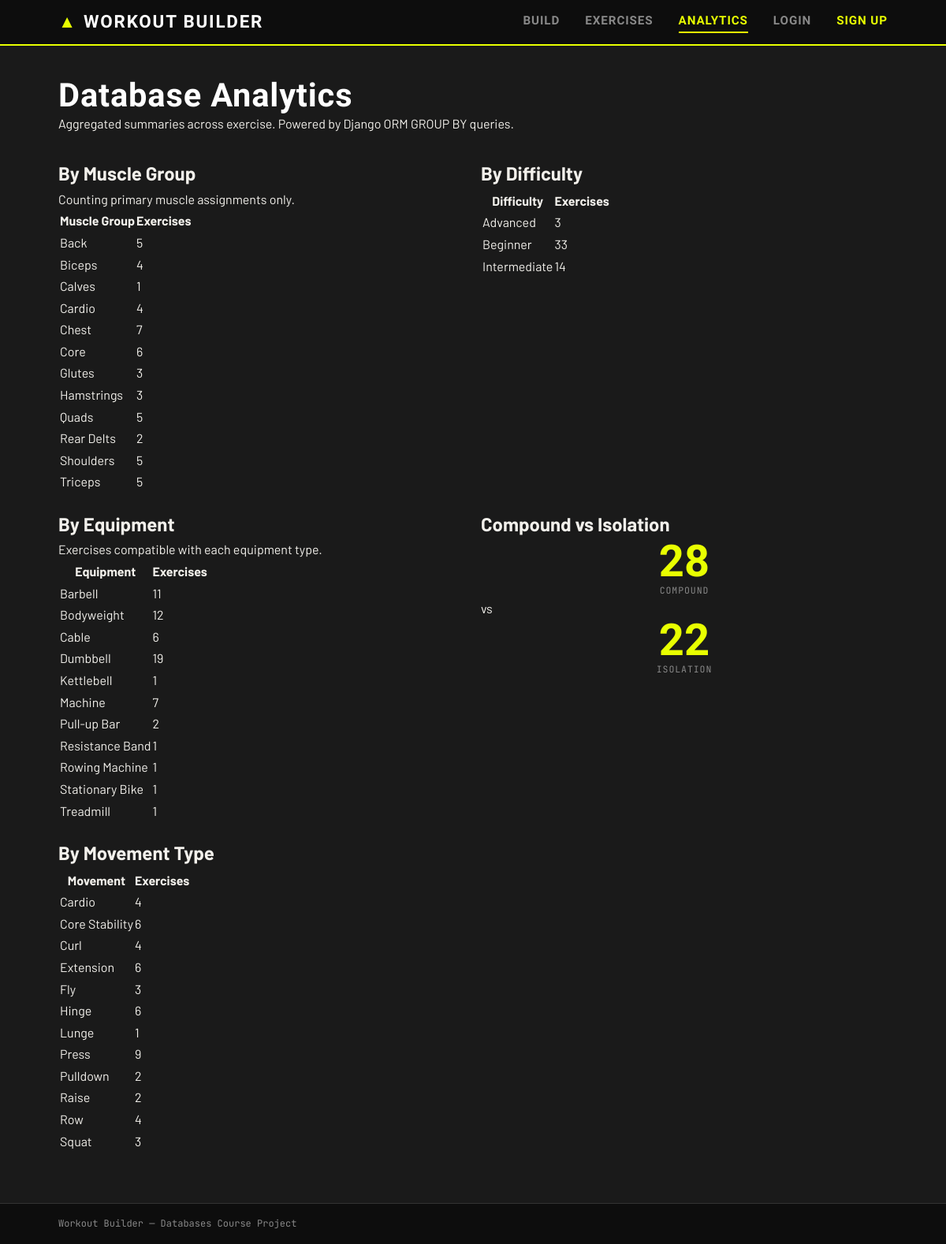
The page /analytics/ on the database its author committed.
### workouts/models.py (models this page shows, shortened)
class MuscleGroup(models.Model):
    muscle_group_id = models.AutoField(primary_key=True)
    name            = models.CharField(max_length=100)
    region          = models.CharField(max_length=100)          # e.g. "Upper Body"
    movement_category = models.CharField(max_length=100)        # e.g. "Push", "Pull", "Legs"
    class Meta:
        ordering = ['movement_category', 'name']

class DifficultyLevel(models.Model):
    difficulty_id = models.AutoField(primary_key=True)
    name          = models.CharField(max_length=50)
    order_rank    = models.PositiveSmallIntegerField()           # 1 = easiest
    class Meta:
        ordering = ['order_rank']

class Equipment(models.Model):
    equipment_id = models.AutoField(primary_key=True)
    name         = models.CharField(max_length=100)
    class Meta:
        ordering = ['name']

class Exercise(models.Model):
    exercise_id   = models.AutoField(primary_key=True)
    name          = models.CharField(max_length=200)
    description   = models.TextField(blank=True)
    difficulty    = models.ForeignKey(
                        DifficultyLevel,
                        on_delete=models.PROTECT,
                        related_name='exercises'
                    )
    movement_type = models.ForeignKey(
                        MovementType,
                        on_delete=models.PROTECT,
                        related_name='exercises'
                    )
    image         = models.ForeignKey(
                        ExerciseImage,
                        on_delete=models.SET_NULL,
                        null=True, blank=True,
                        related_name='exercises'
                    )
    is_compound   = models.BooleanField(default=False)
    default_sets  = models.PositiveSmallIntegerField(default=3)
    default_reps  = models.PositiveSmallIntegerField(default=10)
    instructions  = models.TextField(blank=True)
    class Meta:
        ordering = ['name']

class MovementType(models.Model):
    movement_type_id = models.AutoField(primary_key=True)
    name             = models.CharField(max_length=100)
    description      = models.TextField(blank=True)
    class Meta:
        ordering = ['name']

### workouts/views.py (the view)
# urls.py: path("analytics/", views.analytics, name="analytics"),
def analytics(request):
    exercises_by_muscle = [
        {"name": row["muscle_group__name"], "total": row["total"]}
        for row in ExerciseMuscleGroup.objects.filter(role="primary")
        .values("muscle_group__name")
        .annotate(total=Count("exercise"))
        .order_by("muscle_group__name")
    ]
    exercises_by_difficulty = [
        {"name": row["difficulty__name"], "total": row["total"]}
        for row in Exercise.objects.values("difficulty__name")
        .annotate(total=Count("exercise_id"))
        .order_by("difficulty__name")
    ]
    exercises_by_equipment = [
        {"name": row["equipment__name"], "total": row["total"]}
        for row in ExerciseEquipment.objects.values("equipment__name")
        .annotate(total=Count("exercise"))
        .order_by("equipment__name")
    ]
    compound_total = Exercise.objects.filter(is_compound=True).count()
    isolation_total = Exercise.objects.filter(is_compound=False).count()
    exercises_by_movement = [
        {"name": row["movement_type__name"], "total": row["total"]}
        for row in Exercise.objects.values("movement_type__name")
        .annotate(total=Count("exercise_id"))
        .order_by("movement_type__name")
    ]
    context = {
        "exercises_by_muscle": exercises_by_muscle,
        "exercises_by_difficulty": exercises_by_difficulty,
        "exercises_by_equipment": exercises_by_equipment,
        "compound_total": compound_total,
        "isolation_total": isolation_total,
        "exercises_by_movement": exercises_by_movement,
    }
    return render(request, "workouts/analytics.html", context)

### workouts/templates/workouts/analytics.html
{% extends "workouts/base.html" %}
{% block content %}
<section class="page-section">
  <div class="page-header">
    <h1>Database Analytics</h1>
    <p>Aggregated summaries across exercise. Powered by Django ORM GROUP BY queries.</p>
  </div>
  <div class="analytics-grid">
    <div class="analytics-card">
      <h2>By Muscle Group</h2>
      <p>Counting primary muscle assignments only.</p>
      <table>
        <thead>
          <tr>
            <th>Muscle Group</th>
            <th>Exercises</th>
          </tr>
        </thead>
        <tbody>
          {% for row in exercises_by_muscle %}
          <tr>
            <td>{{ row.name }}</td>
            <td>{{ row.total }}</td>
          </tr>
          {% empty %}
          <tr>
            <td colspan="2">No data found.</td>
          </tr>
          {% endfor %}
        </tbody>
      </table>
    </div>
    <div class="analytics-card">
      <h2>By Difficulty</h2>
      <table>
        <thead>
          <tr>
            <th>Difficulty</th>
            <th>Exercises</th>
          </tr>
        </thead>
        <tbody>
          {% for row in exercises_by_difficulty %}
          <tr>
            <td>{{ row.name }}</td>
            <td>{{ row.total }}</td>
          </tr>
          {% empty %}
          <tr>
            <td colspan="2">No data found.</td>
          </tr>
          {% endfor %}
        </tbody>
      </table>
    </div>
    <div class="analytics-card">
      <h2>By Equipment</h2>
      <p>Exercises compatible with each equipment type.</p>
      <table>
        <thead>
          <tr>
            <th>Equipment</th>
            <th>Exercises</th>
          </tr>
        </thead>
        <tbody>
          {% for row in exercises_by_equipment %}
          <tr>
            <td>{{ row.name }}</td>
            <td>{{ row.total }}</td>
          </tr>
          {% empty %}
          <tr>
            <td colspan="2">No data found.</td>
          </tr>
          {% endfor %}
        </tbody>
      </table>
    </div>
    <div class="analytics-card">
      <h2>Compound vs Isolation</h2>
      <div class="analytics-split">
        <div class="stat-box">
          <div class="stat-number">{{ compound_total }}</div>
          <div class="stat-label">Compound</div>
        </div>
        <div class="stat-vs">vs</div>
        <div class="stat-box">
          <div class="stat-number">{{ isolation_total }}</div>
          <div class="stat-label">Isolation</div>
        </div>
      </div>
    </div>
    <div class="analytics-card analytics-card-wide">
      <h2>By Movement Type</h2>
      <table>
        <thead>
          <tr>
            <th>Movement</th>
            <th>Exercises</th>
          </tr>
        </thead>
        <tbody>
          {% for row in exercises_by_movement %}
          <tr>
            <td>{{ row.name }}</td>
            <td>{{ row.total }}</td>
          </tr>
          {% empty %}
          <tr>
            <td colspan="2">No data found.</td>
          </tr>
          {% endfor %}
        </tbody>
      </table>
    </div>
  </div>
</section>
{% endblock %}

### static/css/styles.css (style rules this page uses)
:root { --black: #0d0d0d; --dark: #1a1a1a; --dark-mid: #2a2a2a; --mid: #444; --muted: #888; --border: #333; --light: #f2f0eb; --white: #ffffff; --accent: #e8ff00; --accent-dim: #b8cc00; --compound: #4ade80; --isolation: #60a5fa; --targeted: #fb923c; --supporting: #a78bfa; --font-display: 'Barlow Condensed', sans-serif; --font-body: 'Barlow', sans-serif; --font-mono: 'JetBrains Mono', monospace; --radius: 4px; --radius-lg: 8px; --shadow: 0 2px 12px rgba(0,0,0,0.3); --max-width: 1100px; }
*, *::before, *::after { box-sizing: border-box; margin: 0; padding: 0; }
html { font-size: 16px; }
body { background: var(--dark); color: var(--light); font-family: var(--font-body); font-size: 1rem; line-height: 1.6; min-height: 100vh; display: flex; flex-direction: column; }
.page-header { margin-bottom: 2rem; }
.page-header h1 { font-family: var(--font-display); font-size: 2.6rem; font-weight: 700; letter-spacing: 0.02em; line-height: 1.1; color: var(--white); }
.analytics-grid { display: grid; grid-template-columns: 1fr 1fr; gap: 1.25rem; }
.stat-box { text-align: center; }
.stat-number { display: block; font-family: var(--font-display); font-size: 3.5rem; font-weight: 700; color: var(--accent); line-height: 1; }
.stat-label { font-family: var(--font-mono); font-size: 0.72rem; color: var(--muted); text-transform: uppercase; letter-spacing: 0.08em; }

### rows shown on the page
MuscleGroup: name "Back", total "5"
MuscleGroup: name "Biceps", total "4"
MuscleGroup: name "Calves", total "1"
MuscleGroup: name "Chest", total "7"
MuscleGroup: name "Core", total "6"
MuscleGroup: name "Glutes", total "3"
MuscleGroup: name "Hamstrings", total "3"
MuscleGroup: name "Quads", total "5"
MuscleGroup: name "Rear Delts", total "2"
MuscleGroup: name "Shoulders", total "5"
MuscleGroup: name "Triceps", total "5"
DifficultyLevel: name "Advanced", total "3"
DifficultyLevel: name "Beginner", total "33"
DifficultyLevel: name "Intermediate", total "14"
Equipment: name "Barbell", total "11"
Equipment: name "Bodyweight", total "12"
Equipment: name "Cable", total "6"
Equipment: name "Dumbbell", total "19"
Equipment: name "Kettlebell", total "1"
Equipment: name "Machine", total "7"
Equipment: name "Pull-up Bar", total "2"
Equipment: name "Resistance Band", total "1"
Exercise: name "Rowing Machine", total "1"
Exercise: name "Stationary Bike", total "1"
Equipment: name "Treadmill", total "1"
MovementType: name "Core Stability", total "6"
MovementType: name "Curl", total "4"
MovementType: name "Extension", total "6"
MovementType: name "Fly", total "3"
MovementType: name "Hinge", total "6"
MovementType: name "Lunge", total "1"
MovementType: name "Press", total "9"
MovementType: name "Pulldown", total "2"
MovementType: name "Raise", total "2"
MovementType: name "Row", total "4"
MovementType: name "Squat", total "3"

### other values the page prints
{{ row.name }} "Cardio"
{{ row.total }} "4"
{{ compound_total }} "28"
{{ isolation_total }} "22"
